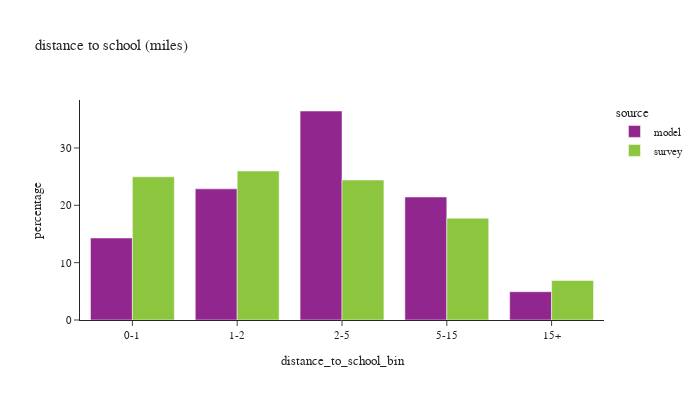

The code cell stored with this chart in its notebook:
### Code cell
def plot_distance(df:pd.DataFrame, group:str, title_name:str):

    count = df.loc[(df['source']=='model') & (df[group]),['distance_to_school_bin']].value_counts()
    # print(f"model person count =\n"
    #       f"{count.sort_values()}")

    # plot1
    df_plot = df.loc[(df[group]) & (df['distance_to_school_bin'] != float('nan'))].groupby(['source','distance_to_school_bin'])['psexpfac'].sum().reset_index()
    df_plot['percentage'] = df_plot.groupby(['source'], group_keys=False)['psexpfac'].\
            apply(lambda x: 100 * x / float(x.sum()))
    # df_plot
    #
    fig1 = px.bar(df_plot, x='distance_to_school_bin', y="percentage", color="source", barmode="group",
                  title=title_name)
    fig1.for_each_annotation(lambda a: a.update(text = a.text.split("=")[-1]))
    fig1.update_layout(height=400, width=700, font=dict(size=11))
    fig1.show()

    # # plot2
    df_plot = df.loc[(df[group]) & (df['d_school_bin_60mi'].notna())].groupby(['source','d_school_bin_60mi'])['psexpfac'].sum().reset_index()
    df_plot['percentage'] = df_plot.groupby(['source'], group_keys=False)['psexpfac'].\
                apply(lambda x: 100 * x / float(x.sum()))
    # df_plot
    #
    fig2 = px.line(df_plot, x='d_school_bin_60mi', y="percentage", color="source",
                   title=title_name)
    fig2.for_each_annotation(lambda a: a.update(text = a.text.split("=")[-1]))
    fig2.update_layout(height=400, width=700, font=dict(size=11))
    fig2.show()

# distance to work
plot_distance(df_students,'pstyp',"distance to school (miles)")

### Figure 1 — Plotly figure (JSON) as saved in the notebook; plotly's stock layout.template omitted (floating-point values rounded to 4 significant figures)
{"data": [{"alignmentgroup": "True", "hovertemplate": "source=model<br>distance_to_school_bin=%{x}<br>percentage=%{y}<extra></extra>", "legendgroup": "model", "marker": {"color": "#91268F", "pattern": {"shape": ""}}, "name": "model", "offsetgroup": "model", "orientation": "v", "showlegend": true, "textposition": "auto", "type": "bar", "x": ["0-1", "1-2", "2-5", "5-15", "15+"], "xaxis": "x", "y": [14.3, 22.87, 36.45, 21.45, 4.933], "yaxis": "y"}, {"alignmentgroup": "True", "hovertemplate": "source=survey<br>distance_to_school_bin=%{x}<br>percentage=%{y}<extra></extra>", "legendgroup": "survey", "marker": {"color": "#8CC63E", "pattern": {"shape": ""}}, "name": "survey", "offsetgroup": "survey", "orientation": "v", "showlegend": true, "textposition": "auto", "type": "bar", "x": ["0-1", "1-2", "2-5", "5-15", "15+"], "xaxis": "x", "y": [24.97, 25.98, 24.41, 17.75, 6.887], "yaxis": "y"}], "layout": {"barmode": "group", "font": {"size": 11}, "height": 400, "legend": {"title": {"text": "source"}, "tracegroupgap": 0}, "title": {"text": "distance to school (miles)"}, "width": 700, "xaxis": {"anchor": "y", "domain": [0.0, 1.0], "title": {"text": "distance_to_school_bin"}}, "yaxis": {"anchor": "x", "domain": [0.0, 1.0], "title": {"text": "percentage"}}}}
